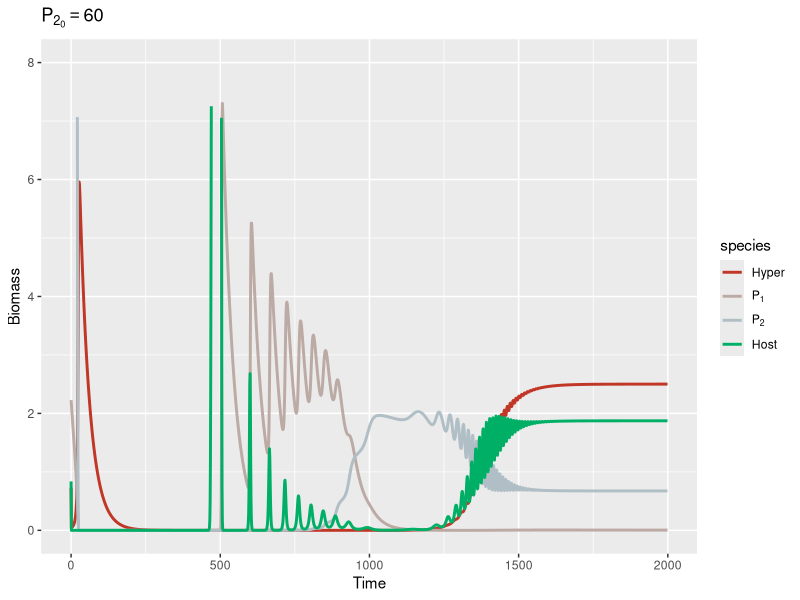
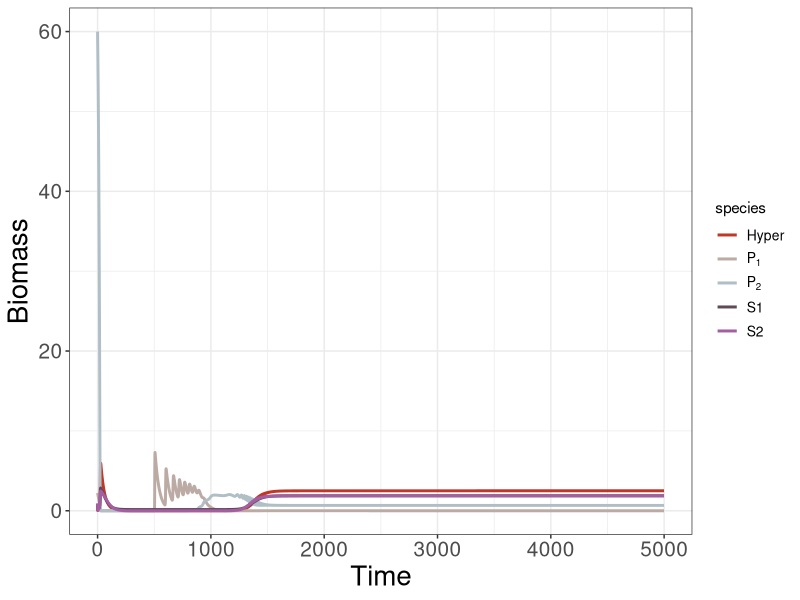
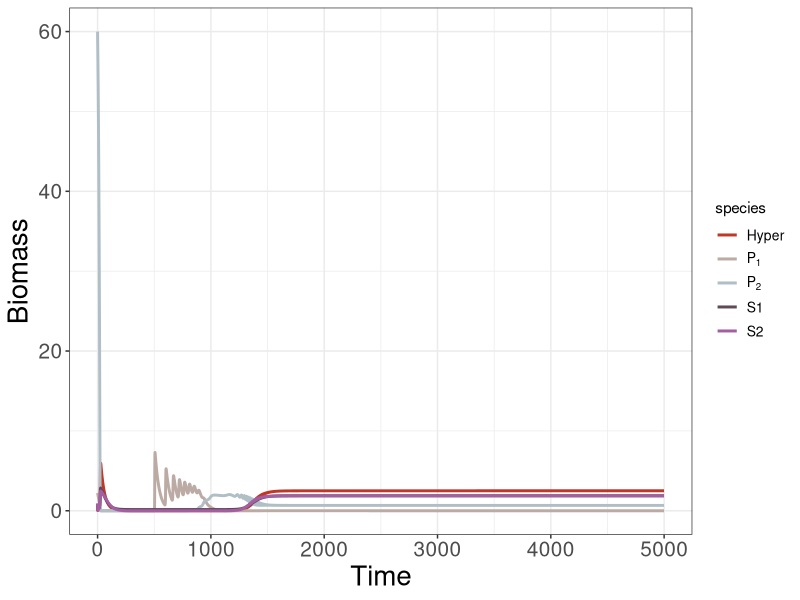

These figures' R source, in order:
library(deSolve)
library(tidyverse)

### Build up Mechanism 2 ----
M2 <- function(times, state, parms) {
  with(as.list(c(state, parms)), {
    dH_dt = (h1 * o1 * P1H) + (h2 * o2 * P2H) - (c1 * b1 * P1 + c2 * b2 * P2) * H - (d * H)
    dP1H_dt = (b1 * P1 * H) + DL * (e1H * psi1 * a1 * P1H * S) - (o1 + m1) * P1H
    dP2H_dt = (b2 * P2 * H) + DL * (e2H * psi2 * a2 * P2H * S) - (o2 + m2) * P2H
    dP1_dt = (e1 * a1 * P1) * S - (b1 * P1) * H + (1 - DL) * (e1H * psi1 * a1 * P1H * S) - m1 * P1
    dP2_dt = (e2 * a2 * P2) * S - (b2 * P2) * H + (1 - DL) * (e2H * psi2 * a2 * P2H * S) - m2 * P2
    dS_dt = (r * S * (1-S/K) - (a1 * P1 + a2 * P2 + psi1 * a1 * P1H + psi2 * a2 * P2H) * S)# * epsilon
    return(list(c(dH_dt, dP1H_dt, dP2H_dt, dP1_dt, dP2_dt, dS_dt)))
  })
}

# with(as.list(c(parms, state)), {
#   (h1*o1*P1H + h2*o2*P2H) / (c1*b1*P1 + c2*b2*P2 + d)
# })

### Model parameters ----
times <- seq(0, 10000, by = 0.01)
state <- c(H = 0.7258128, P1H = 0.3909225, P2H = 0, P1 = 2.2271095, P2 = 60, S = 0.8368879)
#state <- c(H = 0.1, P1H = 0, P2H = 0, P1 = 0.01, P2 = 0.01, S = 0.1)
#Change alpha and beta--
parms <- c(epsilon = 1,
           r = 1, K = 10,
           a1 = 0.35, a2 = 0.5, psi1 = 1, psi2 = 1, e1 = 0.5, e2 = 0.5,
           b1 = 0.2, b2 = 0.45, m1 = 0.027, m2 = 0.001, e1H = 0.5, e2H = 0.5,
           o1 = 0.8, o2 = 0.8, h1 = 1, h2 = 1, c1 = 0.9, c2 = 0.9, d = 0.03, DL = 0) #h

### Model application ----
pop_size = ode(func = M2, times = times, y = state, parms = parms)

tail(pop_size)
sd(pop_size[(nrow(pop_size)-round(length(times)*0.35)):nrow(pop_size),"S"]) > 1e-8
### Plot the result ----
## Plotting
pop_size %>%
  as.data.frame() %>%
  filter(time %% 1 == 0) %>%
  filter(time < 2000) %>%
  pivot_longer(cols = c("P1", "P2", "S", "H"), #"H", "P1H", "P2H", "P1", "P2", "S" 
             names_to = "species", values_to = "biomass") %>%
  ggplot(mapping = aes(x = time, y = biomass, color = species)) +
  labs(x = "Time", y = "Biomass", title = expression(P[2[0]] == 60)) + #title = expression(P[1]~"win") paste0("r =", parms["r"])) expression(α[1] == 0.35)+ #title = expression(α[1] == 0.35 ~","~ β[1] == 0.2 ) title = expression(P[1[0]] == 1
  geom_line(lwd = 1) +
  #geom_hline(yintercept = 0.05683562, color = "black", linetype = "dashed", linewidth = 1) +
  scale_y_continuous(limits = c(0, 8))+
  scale_colour_manual(labels = c("H" = "Hyper", "P1" = expression(P[1]), "P1H" = expression(P[1/H]), "P2" = expression(P[2]), "P2H" = expression(P[2/H]), "S" = "Host"),
                      values = c("H" = "#C03728", "P1" = "#BCAAA4", "P1H" = "#82491E",
                                 "P2" = "#B0BEC5", "P2H" = "#546E7A", "S" = "#00AF66"))

#ggsave("P2 in m2 00536 Tless500.png", width = 20, height = 11.25, units = "cm", dpi = 1600)
View(pop_size)
sd(pop_size[(nrow(pop_size)-round(length(times)*0.35)):nrow(pop_size),"S"]) > 1e-8

# ### Plotting the per capita growth rate----
# pop_size %>%
#   as.data.frame() %>%
#   filter(time %% 1 == 0) %>%
#   #filter(time > 100) %>%
#   #View()
#   pivot_longer(cols = c("per_H", "per_P1H", "per_P2H", "per_P1", "per_P2", "per_S"),
#                #"H", "P1H", "P2H", "P1", "P2", "S"
#                #"per_H", "per_P1H", "per_P2H", "per_P1", "per_P2", "per_S"
#                names_to = "species", values_to = "rate") %>%
#   #filter(species == c("H","S")) %>%
#   ggplot(mapping = aes(x = time, y = rate, color = species)) +
#   labs(x = "Time", y = "Rate", title = expression(m[1] < m[2])) +  #paste0("r =", parms["r"]))
#   geom_line(lwd = 1) +
#   scale_colour_manual(labels = c("per_H" = expression(r[H]), "per_P1H" = expression(r[P[1/H]]),
#                                  "per_P2H" = expression(r[P[2/H]]) , "per_P1" = expression(r[P[1]]),
#                                  "per_P2" = expression(r[P[2]]), "per_S" = expression(r[S])),
#                       values = c('per_H' = "#C03728", 'per_P1H' = "#82491E",
#                                  'per_P2H' = "#546E7A", 'per_P1' = "#BCAAA4",
#                                  'per_P2' = "#B0BEC5", 'per_S' = "#00AF66"))
# 


## Theme setting
A = 
  theme_bw()+
  theme(
    plot.title = element_text(hjust = 0.5, size = 20),
    axis.text.x = element_text(size = 15),
    axis.text.y = element_text(size = 15),
    axis.title.x = element_text(size = 20),
    axis.title.y = element_text(size = 20),
    legend.text = element_text(size = 10),
    legend.text.align = 0)
theme_set(A)


### Calculate the S* of each time step----
pop_size =
  pop_size %>%
  as.data.frame() %>%
  mutate(
       S2 = with(as.list(parms), {
         ((b2 * H + m2) * (m2 + o2))/ (e2 * a2 * (m2 + o2) + e2H * psi2 * a2 * b2 * H)}),
       S1 = with(as.list(parms), {
         ((b1 * H + m1) * (m1 + o1))/ (e1 * a1 * (m1 + o1) + e1H * psi1 * a1 * b1 * H)})
       )

## Plotting
pop_size %>%
  as.data.frame() %>%
  filter(time %% 1 == 0) %>%
  filter(time < 5000) %>%
  #View()
  pivot_longer(cols = c("H", "P1", "P2", "S1", "S2" ), #"H", "P1H", "P2H", "P1", "P2", "S" 
               names_to = "species", values_to = "biomass") %>%
  #filter(species == c("H","S")) %>%
  ggplot(mapping = aes(x = time, y = biomass, color = species)) +
  labs(x = "Time", y = "Biomass") +  #, title = expression(P[1]~"win") paste0("r =", parms["r"])) expression(α[1] == 0.35)
  geom_line(lwd = 1) +
  #geom_hline(yintercept = 0.133791930, color = "black", linetype = "dashed", size = 1) +
  scale_colour_manual(labels = c("H" = "Hyper", "P1" = expression(P[1]), "P1H" = expression(P[1/H]), "P2" = expression(P[2]), "P2H" = expression(P[2/H]), "S" = "Host"),
                      values = c("H" = "#C03728", "P1" = "#BCAAA4", "P1H" = "#82491E",
                                 "P2" = "#B0BEC5", "P2H" = "#546E7A", "S" = "#00AF66",
                                 "S1" = "#5e4a59", "S2" = "#a45ea1"))

tail(pop_size)
ggsave("m2 00536 sStar.png", width = 20, height = 11.25, units = "cm", dpi = 800)
